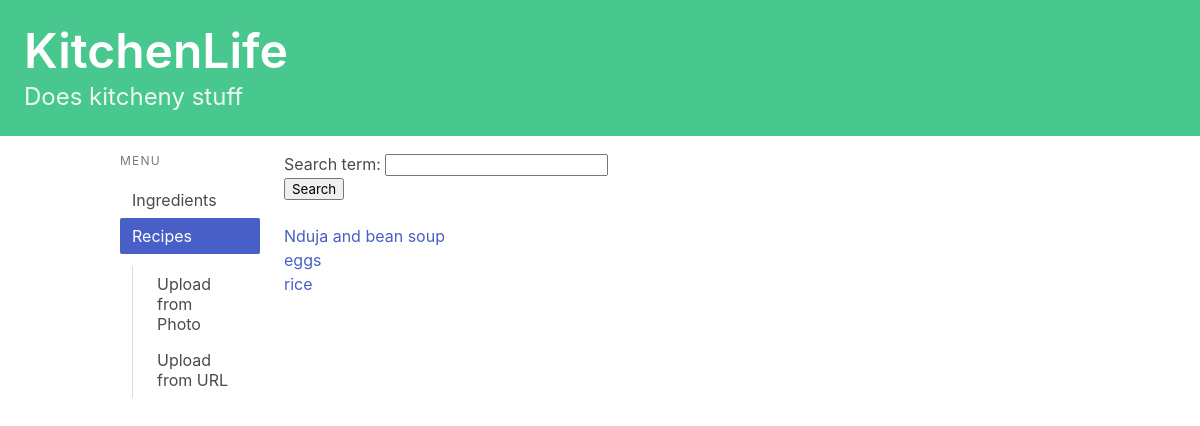
Page /recipes/ on the earlier database version.
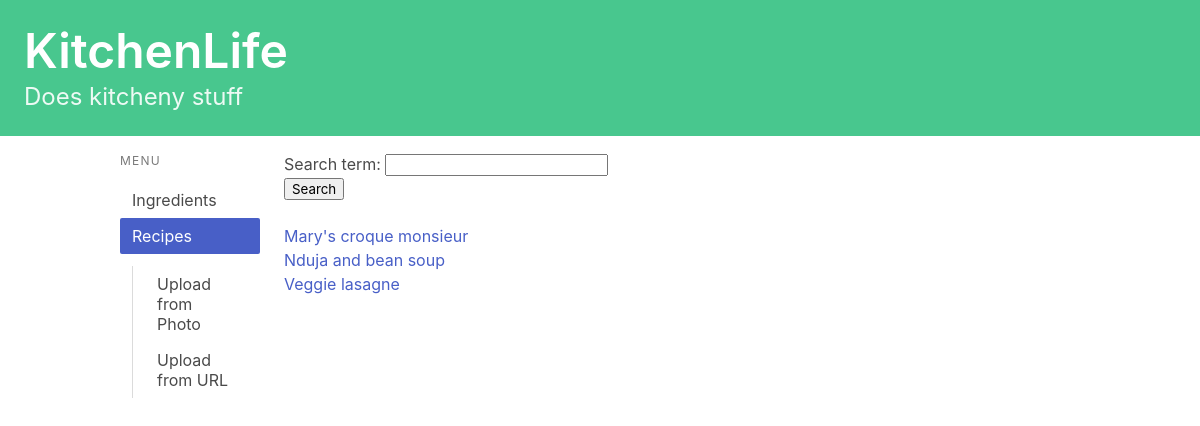
Same page on the later database version.
### recipes/models.py (models this page shows, shortened)
class Recipe(models.Model):
    name = models.CharField(max_length=200)
    method = models.TextField(max_length=5000)
    ingredients_string = models.TextField(max_length=1000)#Plain text of ingredients
    book = models.CharField(max_length=200, null = True, blank = True)
    page = models.CharField(max_length=5, null = True, blank = True)
    serves = models.CharField(max_length=5, null = True, blank = True)
    description = models.TextField(max_length=500, null = True, blank = True)
    url = models.URLField(null = True, blank = True)
    jumbled_input = models.TextField(max_length=8000, null = True, blank = True)
    simplified_ingredients = models.TextField(max_length=1000, null = True, blank = True)

### recipes/views.py (the view)
# urls.py: path('', views.index, name='index'),
def index(request):
    if request.method == 'POST':
        form = SearchForm(request.POST)
        if form.is_valid():
            filtered_recipe = form.cleaned_data['search_term']
            recipe_list = Recipe.objects.filter(name__contains=filtered_recipe).order_by("name")
    else:
        form = SearchForm()
        recipe_list = Recipe.objects.all().order_by("name")
    context = {'recipe_list': recipe_list, 'form': form}
    return render(request, 'recipes/index.html', context)

### recipes/forms.py
class SearchForm(forms.Form):
    search_term = forms.CharField(max_length=50)

### recipes/templatetags/is_active.py (called while the page is built)
@register.simple_tag
def is_active(request, url):
    if reverse(url) == request.path:
        return "is-active"
    return ""

### recipes/templates/recipes/index.html (shortened to what this page needs)
{% extends 'base.html' %}
{% block content %}
<ul>
<form method="post">
     {{ form.as_p }}
    <button type="submit">Search</button>
</form>
<br>
{% if recipe_list %}
    {% for recipe in recipe_list %}
    <li><a href="{% url 'recipes:detail' recipe.id %}">{{ recipe.name }}</a></li>
    {% endfor %}
{% else %}
    <p>No recipes are available.</p>
{% endif %}
</ul>
{% endblock content %}

Differences in the rows shown:
removed Recipe: name "eggs"
removed Recipe: name "rice"
added Recipe: name "Mary's croque monsieur"
added Recipe: name "Veggie lasagne"
